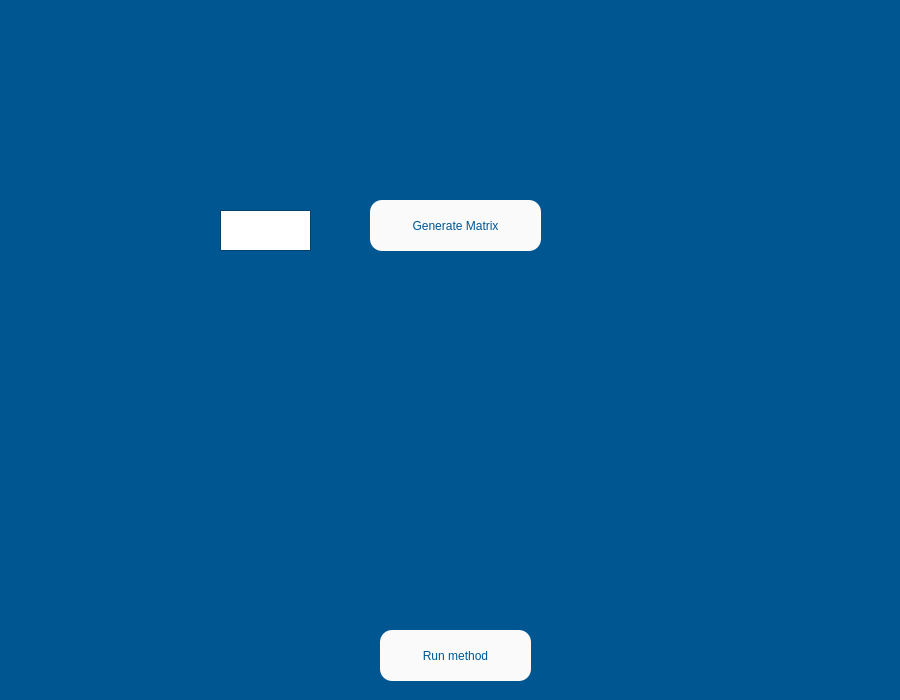
<?xml version="1.0" encoding="UTF-8"?>
<ui version="4.0">
 <class>lu_partial_window</class>
 <widget class="QWidget" name="lu_partial_window">
  <property name="geometry">
   <rect>
    <x>0</x>
    <y>0</y>
    <width>900</width>
    <height>700</height>
   </rect>
  </property>
  <property name="minimumSize">
   <size>
    <width>900</width>
    <height>700</height>
   </size>
  </property>
  <property name="maximumSize">
   <size>
    <width>900</width>
    <height>700</height>
   </size>
  </property>
  <property name="palette">
   <palette>
    <active>
     <colorrole role="Base">
      <brush brushstyle="SolidPattern">
       <color alpha="255">
        <red>255</red>
        <green>255</green>
        <blue>255</blue>
       </color>
      </brush>
     </colorrole>
     <colorrole role="Window">
      <brush brushstyle="SolidPattern">
       <color alpha="255">
        <red>0</red>
        <green>86</green>
        <blue>145</blue>
       </color>
      </brush>
     </colorrole>
    </active>
    <inactive>
     <colorrole role="Base">
      <brush brushstyle="SolidPattern">
       <color alpha="255">
        <red>255</red>
        <green>255</green>
        <blue>255</blue>
       </color>
      </brush>
     </colorrole>
     <colorrole role="Window">
      <brush brushstyle="SolidPattern">
       <color alpha="255">
        <red>0</red>
        <green>86</green>
        <blue>145</blue>
       </color>
      </brush>
     </colorrole>
    </inactive>
    <disabled>
     <colorrole role="Base">
      <brush brushstyle="SolidPattern">
       <color alpha="255">
        <red>0</red>
        <green>86</green>
        <blue>145</blue>
       </color>
      </brush>
     </colorrole>
     <colorrole role="Window">
      <brush brushstyle="SolidPattern">
       <color alpha="255">
        <red>0</red>
        <green>86</green>
        <blue>145</blue>
       </color>
      </brush>
     </colorrole>
    </disabled>
   </palette>
  </property>
  <property name="windowTitle">
   <string>Form</string>
  </property>
  <widget class="QLabel" name="label">
   <property name="geometry">
    <rect>
     <x>60</x>
     <y>20</y>
     <width>771</width>
     <height>161</height>
    </rect>
   </property>
   <property name="styleSheet">
    <string notr="true">background-image: url(:/images/lu_pivoting.png);</string>
   </property>
   <property name="text">
    <string/>
   </property>
  </widget>
  <widget class="QLabel" name="label_2">
   <property name="geometry">
    <rect>
     <x>90</x>
     <y>210</y>
     <width>81</width>
     <height>41</height>
    </rect>
   </property>
   <property name="font">
    <font>
     <pointsize>12</pointsize>
    </font>
   </property>
   <property name="styleSheet">
    <string notr="true">background-image: url(:/images/n.png);</string>
   </property>
   <property name="text">
    <string/>
   </property>
  </widget>
  <widget class="QTextEdit" name="n_input">
   <property name="geometry">
    <rect>
     <x>220</x>
     <y>210</y>
     <width>91</width>
     <height>41</height>
    </rect>
   </property>
   <property name="font">
    <font>
     <pointsize>14</pointsize>
    </font>
   </property>
  </widget>
  <widget class="QPushButton" name="matrix_button">
   <property name="geometry">
    <rect>
     <x>370</x>
     <y>200</y>
     <width>171</width>
     <height>51</height>
    </rect>
   </property>
   <property name="styleSheet">
    <string notr="true">background-color: rgb(250, 250, 250);
font: 15pt &quot;MS Shell Dlg 2&quot;;
color: rgb(0, 86, 145);
border-radius: 12px;
</string>
   </property>
   <property name="text">
    <string>Generate Matrix</string>
   </property>
  </widget>
  <widget class="QPushButton" name="run_button">
   <property name="geometry">
    <rect>
     <x>380</x>
     <y>630</y>
     <width>151</width>
     <height>51</height>
    </rect>
   </property>
   <property name="styleSheet">
    <string notr="true">background-color: rgb(250, 250, 250);
font: 15pt &quot;MS Shell Dlg 2&quot;;
color: rgb(0, 86, 145);
border-radius: 12px;
</string>
   </property>
   <property name="text">
    <string>Run method</string>
   </property>
  </widget>
 </widget>
 <resources>
  <include location="../UserInterface/Util/Images/link.qrc"/>
 </resources>
 <connections/>
</ui>
